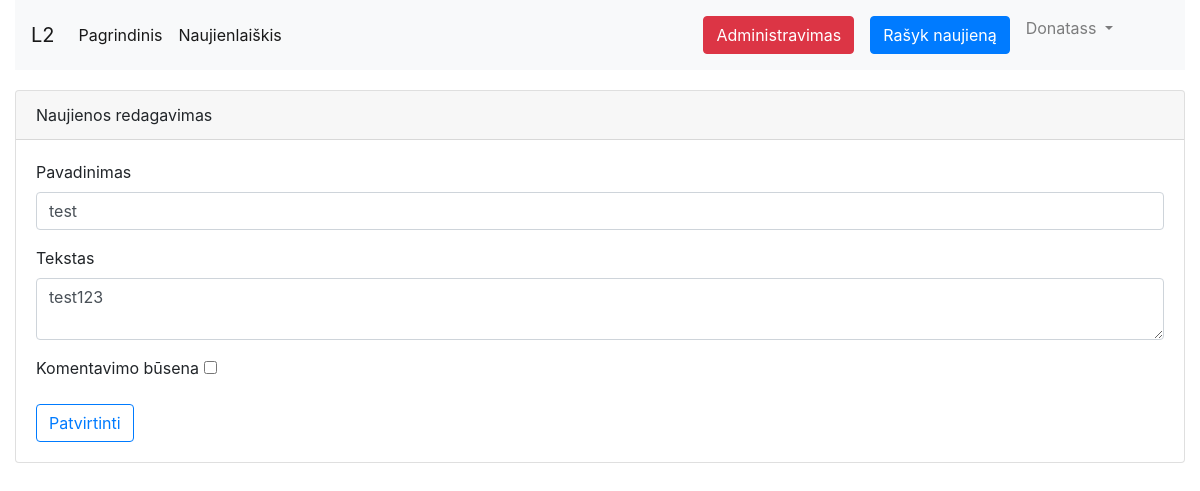
The page /admin/news-edit.php?id=115 (signed in) on the database its author committed.
### tables this page shows
CREATE TABLE IF NOT EXISTS `user` (
  `id` int(11) NOT NULL AUTO_INCREMENT,
  `name` varchar(255) DEFAULT NULL,
  `surname` varchar(255) DEFAULT NULL,
  `email` varchar(255) DEFAULT NULL,
  `password` varchar(255) DEFAULT NULL,
  `last_login` date DEFAULT NULL,
  `created_at` date DEFAULT NULL,
  `updated_at` date DEFAULT NULL,
  `last_ip` varchar(255) DEFAULT NULL,
  `type` char(16) DEFAULT NULL,
  PRIMARY KEY (`id`)
);

CREATE TABLE IF NOT EXISTS `news` (
  `id` int(11) NOT NULL AUTO_INCREMENT,
  `title` varchar(255) DEFAULT NULL,
  `text` varchar(255) DEFAULT NULL,
  `created_at` date DEFAULT NULL,
  `updated_at` date DEFAULT NULL,
  `comment_status` tinyint(1) DEFAULT NULL,
  `status` char(7) DEFAULT NULL,
  `fk_USERid` int(11) NOT NULL,
  `fk_ADMINid` int(11) DEFAULT NULL,
  PRIMARY KEY (`id`),
  KEY `fk_USERid` (`fk_USERid`),
  KEY `fk_ADMINid` (`fk_ADMINid`)
);

### maincore.php (called while the page is built, shortened)
<?php
$host   = 'localhost';
$user   = 'root';
$pass   = '';
$db     = 'db_laboras';
try{
    $pdo = new PDO('mysql:host='.$host.';dbname='.$db, $user, $pass);
    $pdo->setAttribute(PDO::ATTR_ERRMODE, PDO::ERRMODE_EXCEPTION);
    $pdo->setAttribute(PDO::ATTR_EMULATE_PREPARES, false);
    $pdo->query("SET Names 'utf8'");
}catch(PDOException $e){
    die($e->getMessage());
}
if($_SESSION['login']){
    $query = $pdo->prepare("SELECT * FROM `user` WHERE `id` = ?");
    $query->execute([$_SESSION['user']]);
    $user = $query->fetch(PDO::FETCH_BOTH);
}
$query = $pdo->prepare("SELECT * FROM `future_news` WHERE `publish_date` <= ?");

### functions.php (called while the page is built, shortened)
<?php
function news_exist(int $news) : bool
{
    require 'maincore.php';
    $query = $pdo->prepare("SELECT * FROM `news` WHERE `id` = ?");
    $query->execute(array($news));
    if($query->rowCount() > 0) return true;
    return false;
}
function is_admin(int $userid) : bool
{
    require('maincore.php');
    $query = $pdo->prepare("SELECT * FROM `admin` WHERE `fk_USERid` = ?");
    $query->execute([$userid]);
    if($query->rowCount() > 0) return true;
    return false;
}

### admin/news-edit.php (the view, shortened to what this page needs)
<?php
require('../head.php');
if($_SESSION['login']) {
    if (news_exist($_GET['id'])) {
        $query = $pdo->prepare("SELECT * FROM `news` WHERE `id` = ?");
        $query->execute([$_GET['id']]);
        $row = $query->fetch(PDO::FETCH_BOTH);
        if(is_admin($_SESSION['user'])){
            echo '
            <div class="row">
                <div class="col-md-12">
                    <div class="card">
                        <div class="card-header">Naujienos redagavimas</div>
                        <div class="card-body">
                            <form method="post" action="admin/news-edit.php?id='.$_GET['id'].'">
                                <div class="form-group">
                                    <label for="title">Pavadinimas</label>
                                    <input type="text" name="title" id="title" class="form-control" required value="'.$row['title'].'">
                                </div>
                                <div class="form-group">
                                    <label for="text">Tekstas</label>
                                    <textarea name="text" id="text" class="form-control" required>'.$row['text'].'</textarea>
                                </div>
                                <div class="form-group">
                                    <label for="comment">Komentavimo būsena</label>
                                    <input name="comment" id="comment" type="checkbox" '; if($row['comment_status'] == 1) echo 'checked'; echo ' data-toggle="toggle" data-on="Įjungta" data-off="Išjungta" data-size="sm">
                                </div>
                                <input type="submit" name="ok" class="btn btn-outline-primary" value="Patvirtinti" />
                            </form>
                        </div>
                    </div>
                </div>
            </div>
            ';
        }
    }
}

### head.php (shortened to what this page needs)
<!DOCTYPE html>
<html lang="en">
<?php
require_once('maincore.php');
require_once('functions.php');
?>
<head>
    <link rel="stylesheet" type="text/css" href="css/bootstrap.css">
    <link rel="stylesheet" type="text/css" href="css/main.css">
    <link href="css/lightbox.css" rel="stylesheet" />
    <link href="https://cdn.jsdelivr.net/gh/gitbrent/bootstrap4-toggle@3.6.1/css/bootstrap4-toggle.min.css" rel="stylesheet">
</head>
<body>
<div class="container-fluid">
    <nav class="navbar navbar-expand-lg navbar-light bg-light">
        <a class="navbar-brand" href="#">L2</a>
        <div class="collapse navbar-collapse" id="navbarSupportedContent">
            <ul class="navbar-nav mr-auto">
                <li class="nav-item active">
                    <a class="nav-link" href="index.php">Pagrindinis <span class="sr-only">(current)</span></a>
                </li>
                <li class="nav-item active">
                    <a class="nav-link" href="subscription.php">Naujienlaiškis</a>
                </li>
            </ul>
            <ul class="navbar-nav mr-5">
                <?php
                if(!$_SESSION['login']){
                echo '
                <li class="nav-item">
                    <a class="nav-link" href="login.php">Prisijungimas</a>
                </li>
                <li class="nav-item">
                    <a class="nav-link" href="register.php">Registracija</a>
                </li>';
                }else{
                    if(is_admin($_SESSION['user'])){
                        echo '
                       <li class="nav-item">
                        <a class="nav-link" href="admin/index.php"><button class="btn btn-danger">Administravimas</button></a>
                       </li>';
                    }
                    echo '
                   <li class="nav-item">
                    <a class="nav-link" href="addnews.php"><button class="btn btn-primary">Rašyk naujieną</button></a>
                   </li>
                   <li class="nav-item dropdown">
                    <a class="nav-link dropdown-toggle" href="#" id="navbarDropdown" role="button" data-toggle="dropdown" aria-haspopup="true" aria-expanded="false">
                      '.$user['name'].'
                    </a>
                    <div class="dropdown-menu" aria-labelledby="navbarDropdown">
                      <a class="dropdown-item" href="profile.php">Profilis</a>
                      <a class="dropdown-item" href="edit-profile.php">Profilio redagavimas</a>
                      <a class="dropdown-item" href="logout.php">Atsijungti</a>
                    </div>
                  </li>';
                }
                ?>
            </ul>
        </div>
    </nav>

### css/main.css (style rules this page uses)
nav { margin-bottom: 20px; }
.card { margin-bottom: 20px; }
.active a { color: #fff; }

### rows shown on the page
user: name "Donatass"
news: title "test", text "test123"
